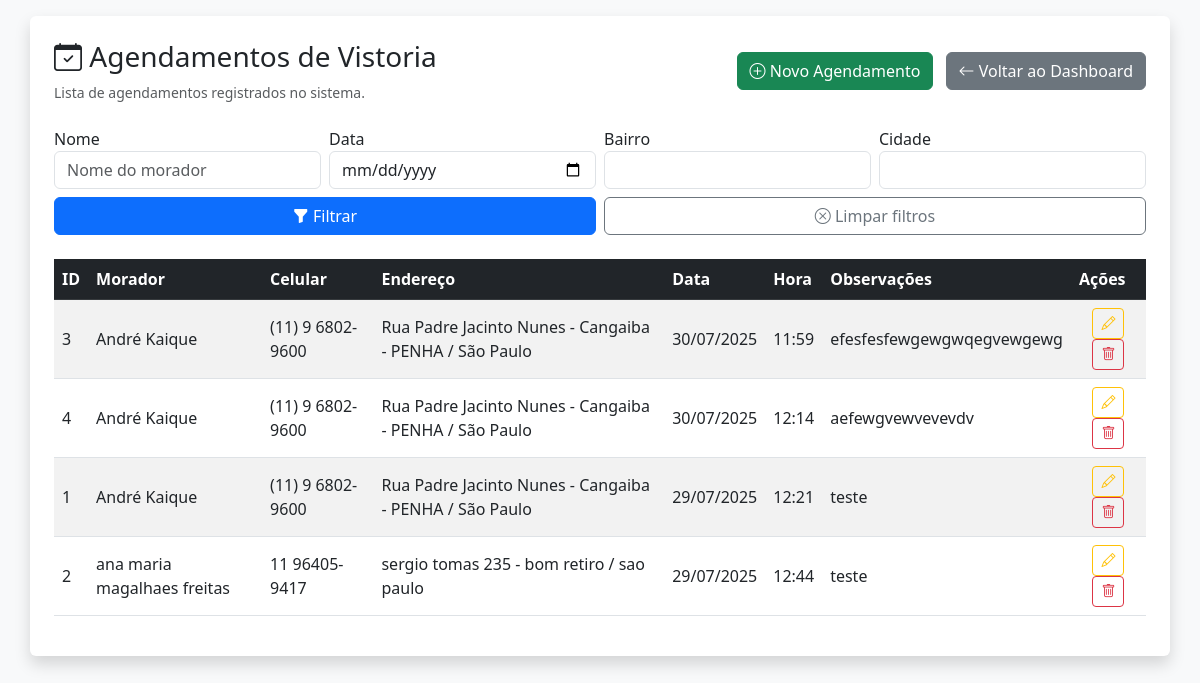
Page /agendamentos on the earlier database version.
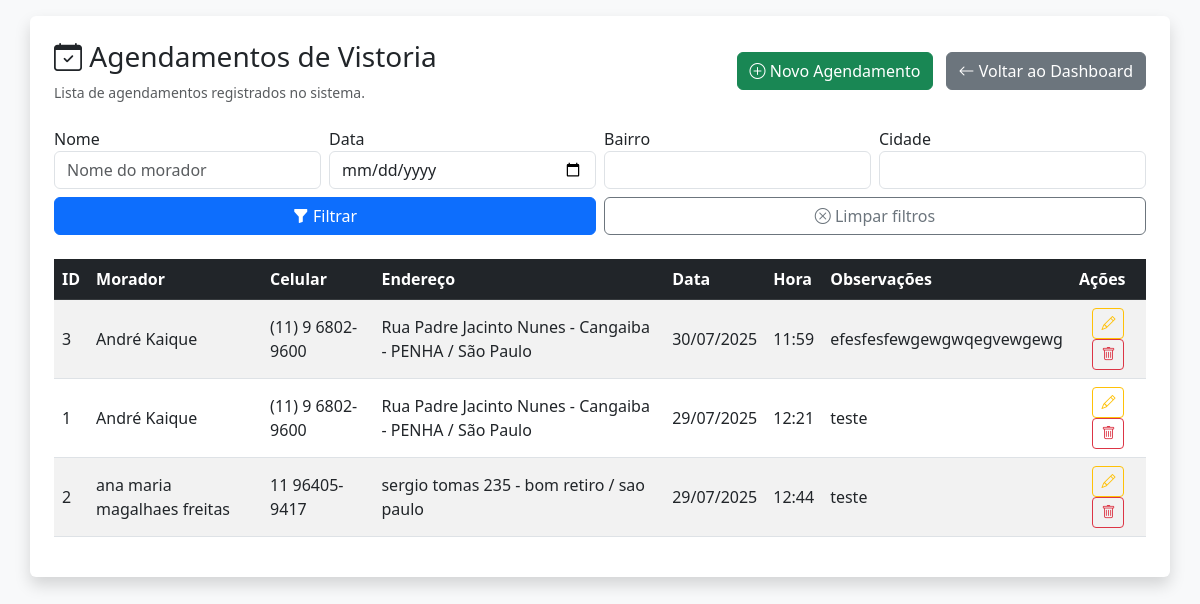
Same page on the later database version.
### models.py (models this page shows)
class AgendamentoVistoria(db.Model):
    id = db.Column(db.Integer, primary_key=True)
    nome_morador = db.Column(db.String(100), nullable=False)
    celular = db.Column(db.String(20), nullable=False)
    endereco = db.Column(db.String(255), nullable=False)
    bairro = db.Column(db.String(100), nullable=False)
    cidade = db.Column(db.String(100), nullable=False)
    data_agendada = db.Column(db.Date, nullable=False)
    hora_agendada = db.Column(db.Time, nullable=False)
    observacoes = db.Column(db.Text)
    criado_em = db.Column(db.DateTime, default=datetime.utcnow)
    obra_id = db.Column(db.Integer, db.ForeignKey('obra.id', name='fk_agendamento_obra'))
    obra = db.relationship("Obra", backref="agendamentos")

### app.py (the view)
@app.route("/agendamentos")
def listar_agendamentos():
    nome = request.args.get("nome", "")
    data = request.args.get("data", "")
    query = AgendamentoVistoria.query
    if nome:
        query = query.filter(AgendamentoVistoria.nome_morador.ilike(f"%{nome}%"))
    if data:
        try:
            data_obj = datetime.strptime(data, "%Y-%m-%d").date()
            query = query.filter(AgendamentoVistoria.data_agendada == data_obj)
        except ValueError:
            flash("⚠️ Data inválida", "warning")
    agendamentos = query.order_by(AgendamentoVistoria.data_agendada.desc()).all()
    return render_template("agendamentos.html", agendamentos=agendamentos)

### templates/agendamentos.html (shortened to what this page needs)
<!DOCTYPE html>
<html lang="pt-BR">
<head>
  <link href="https://cdn.jsdelivr.net/npm/bootstrap@5.3.0/dist/css/bootstrap.min.css" rel="stylesheet"/>
  <link href="https://cdn.jsdelivr.net/npm/bootstrap-icons@1.10.5/font/bootstrap-icons.css" rel="stylesheet"/>
</head>
<body class="bg-light p-3">
  <div class="container bg-white p-4 rounded shadow">
    <header class="d-flex justify-content-between align-items-center mb-4">
      <div>
        <h3><i class="bi bi-calendar-check"></i> Agendamentos de Vistoria</h3>
        <p class="text-muted small mb-0">Lista de agendamentos registrados no sistema.</p>
      </div>
      <div>
        <a href="/agendar" class="btn btn-success me-2">
          <i class="bi bi-plus-circle"></i> Novo Agendamento
        </a>
        <a href="/dashboard" class="btn btn-secondary">
          <i class="bi bi-arrow-left"></i> Voltar ao Dashboard
        </a>
      </div>
    </header>
<form method="get" class="row g-2 mb-4 align-items-end">
  <div class="col-md-3">
    <label>Nome</label>
    <input type="text" name="nome" value="{{ request.args.get('nome', '') }}" class="form-control" placeholder="Nome do morador">
  </div>
  <div class="col-md-3">
    <label>Data</label>
    <input type="date" name="data" value="{{ request.args.get('data', '') }}" class="form-control">
  </div>
  <div class="col-md-3">
    <label>Bairro</label>
    <input type="text" name="bairro" value="{{ request.args.get('bairro', '') }}" class="form-control">
  </div>
  <div class="col-md-3">
    <label>Cidade</label>
    <input type="text" name="cidade" value="{{ request.args.get('cidade', '') }}" class="form-control">
  </div>
  <div class="col-md-6 mt-2">
    <button type="submit" class="btn btn-primary w-100"><i class="bi bi-funnel-fill"></i> Filtrar</button>
  </div>
  <div class="col-md-6 mt-2">
    <a href="/agendamentos" class="btn btn-outline-secondary w-100"><i class="bi bi-x-circle"></i> Limpar filtros</a>
  </div>
</form>
    <div class="table-responsive">
      <table class="table table-striped table-hover align-middle">
        <thead class="table-dark">
          <tr>
            <th>ID</th>
            <th>Morador</th>
            <th>Celular</th>
            <th>Endereço</th>
            <th>Data</th>
            <th>Hora</th>
            <th>Observações</th>
            <th>Ações</th>
          </tr>
        </thead>
        <tbody>
          {% for ag in agendamentos %}
          <tr>
            <td>{{ ag.id }}</td>
            <td>{{ ag.nome_morador }}</td>
            <td>{{ ag.celular }}</td>
            <td>{{ ag.endereco }} - {{ ag.bairro }} / {{ ag.cidade }}</td>
            <td>{{ ag.data_agendada.strftime('%d/%m/%Y') }}</td>
            <td>{{ ag.hora_agendada.strftime('%H:%M') }}</td>
            <td>{{ ag.observacoes or '---' }}</td>
            <td class="text-center">
  <a href="{{ url_for('editar_agendamento', agendamento_id=ag.id) }}" class="btn btn-sm btn-outline-warning">
    <i class="bi bi-pencil"></i>
  </a>
  <a href="{{ url_for('excluir_agendamento', agendamento_id=ag.id) }}" class="btn btn-sm btn-outline-danger" onclick="return confirm('Deseja realmente excluir este agendamento?');">
    <i class="bi bi-trash"></i>
  </a>
</td>
          </tr>
          {% else %}
          <tr>
            <td colspan="7" class="text-center text-muted">Nenhum agendamento encontrado.</td>
          </tr>
          {% endfor %}
        </tbody>
      </table>
    </div>
  </div>
</body>
</html>

Differences in the rows shown:
removed AgendamentoVistoria: id "4", nome_morador "André Kaique", celular "(11) 9 6802-9600", endereco "Rua Padre Jacinto Nunes", bairro "Cangaiba - PENHA", cidade "São Paulo", data_agendada "30/07/2025", hora_agendada "12:14", observacoes "aefewgvewvevevdv"
